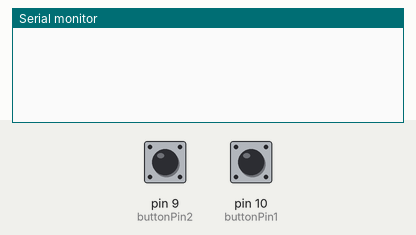
Recording of a sketch running on a simulated Arduino Uno, built with avr-gcc and run on an emulated ATmega328P. Shown: the last lines printed to the serial monitor. The test bench sets the inputs (shaded band); at power-on: pin 9 (buttonPin2) HIGH, pin 10 (buttonPin1) HIGH.

Above: at 1.2 s.
1.3 s: pin 9 (buttonPin2) pulled LOW for 0.15 s
At 2.4 s:
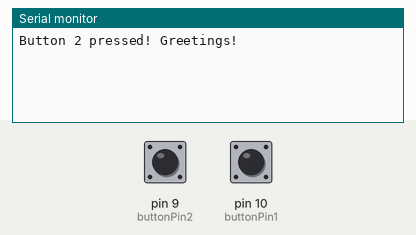
2.9 s: pin 10 (buttonPin1) pulled LOW for 0.15 s
At 3.6 s:
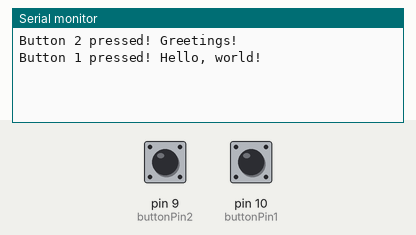

Measured:
- after the input at 1.3 s, the serial monitor: prints a new line at once (image 1)
- after the input at 2.9 s, the serial monitor: prints a new line at once (image 2)

The sketch:

nodeMcu_code.ino
```cpp
const int buttonPin1 = 10; // Pin for Button 1
const int buttonPin2 = 9; // Pin for Button 2

void setup() {
  Serial.begin(9600);
  pinMode(buttonPin1, INPUT_PULLUP); // Internal pull-up resistor for Button 1
  pinMode(buttonPin2, INPUT_PULLUP); // Internal pull-up resistor for Button 2
}

void loop() {
  // Check if Button 1 is pressed
  if (digitalRead(buttonPin1) == LOW) {
    Serial.println("Button 1 pressed! Hello, world!");
    delay(1000); // Add a small delay to debounce the button
  }

  // Check if Button 2 is pressed
  if (digitalRead(buttonPin2) == LOW) {
    Serial.println("Button 2 pressed! Greetings!");
    delay(1000); // Add a small delay to debounce the button
  }
}
```
